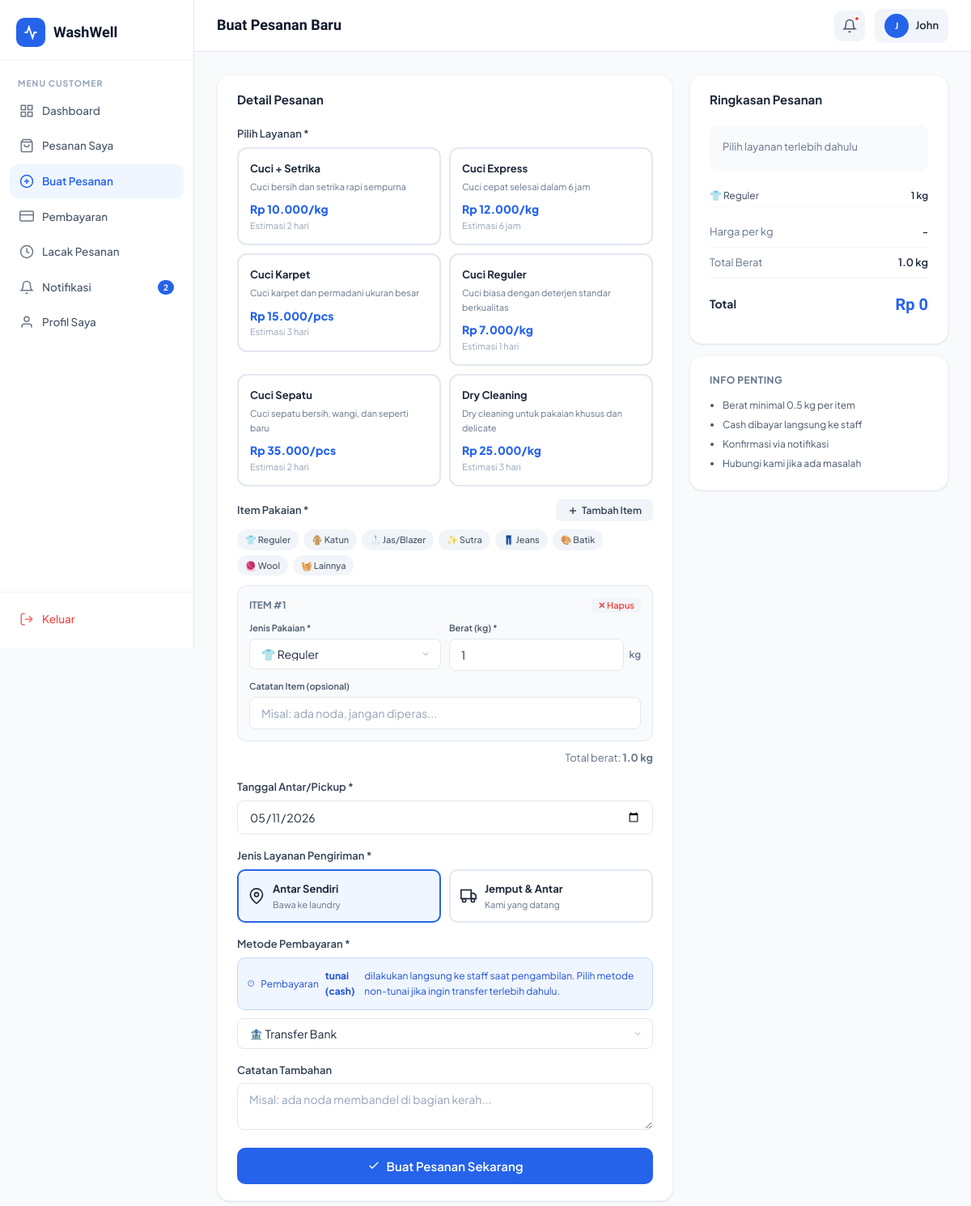
Page /customer/new_order.php (signed in) on the committed database.
### tables this page shows
CREATE TABLE IF NOT EXISTS users (
    id INT AUTO_INCREMENT PRIMARY KEY,
    name VARCHAR(100) NOT NULL,
    email VARCHAR(150) UNIQUE NOT NULL,
    password VARCHAR(255) NOT NULL,
    phone VARCHAR(20),
    address TEXT,
    role ENUM('customer','admin') DEFAULT 'customer',
    created_at TIMESTAMP DEFAULT CURRENT_TIMESTAMP,
    updated_at TIMESTAMP DEFAULT CURRENT_TIMESTAMP ON UPDATE CURRENT_TIMESTAMP
);

CREATE TABLE IF NOT EXISTS services (
    id INT AUTO_INCREMENT PRIMARY KEY,
    name VARCHAR(100) NOT NULL,
    description TEXT,
    price_per_kg DECIMAL(10,2) NOT NULL,
    unit_type ENUM('kg','item') DEFAULT 'kg',
    requires_cloth_type TINYINT(1) DEFAULT 0,
    duration_hours INT DEFAULT 24,
    is_active TINYINT(1) DEFAULT 1,
    created_at TIMESTAMP DEFAULT CURRENT_TIMESTAMP
);

### customer/new_order.php (the view, shortened to what the rows shown need)
<?php
require_once '../includes/auth.php';
$db = getDB();
$user = getCurrentUser();
$services = $db->query("SELECT * FROM services WHERE is_active=1 ORDER BY name");
?>
<!DOCTYPE html>
<html lang="id">
<head>
<link rel="stylesheet" href="../assets/css/style.css">
</head>
<body>
<div class="app-layout">
    <?php require_once('../customer/sidebar.php'); ?>
    <div class="main-content">
        <header class="topbar">
            <div class="topbar-right">
                <a href="profile.php" style="display:flex;align-items:center;gap:8px;padding:6px 12px;border-radius:10px;background:var(--gray-100);">
                    <div class="avatar avatar-sm"><?= strtoupper(substr($user['name'],0,1)) ?></div>
                    <span style="font-size:13px;font-weight:600"><?= htmlspecialchars(explode(' ',$user['name'])[0]) ?></span>
                </a>
            </div>
        </header>
        <main class="page-content">
            <div style="display:grid;grid-template-columns:1fr 320px;gap:20px;align-items:start;">
                <div class="card">
                    <div class="card-body">
                        <form method="POST" id="orderForm">
                            <div class="form-group">
                                <div id="serviceCards" style="display:grid;grid-template-columns:repeat(auto-fill,minmax(200px,1fr));gap:10px;">
                                <?php $services->data_seek(0); while($s = $services->fetch_assoc()): ?>
                                <label class="service-option" data-id="<?= $s['id'] ?>" data-price="<?= $s['price_per_kg'] ?>" data-duration="<?= $s['duration_hours'] ?>" data-unit="<?= $s['unit_type'] ?? 'kg' ?>">
                                    <div class="service-card-inner">
                                        <div style="font-weight:700;font-size:13px;color:var(--gray-800);margin-bottom:3px;"><?= htmlspecialchars($s['name']) ?></div>
                                        <div style="font-size:11px;color:var(--gray-500);margin-bottom:8px;"><?= htmlspecialchars($s['description']) ?></div>
                                        <div style="font-size:14px;font-weight:800;color:var(--primary);"><?= formatRupiah($s['price_per_kg']) ?>/<?= ($s['unit_type'] ?? 'kg') === 'item' ? 'pcs' : 'kg' ?></div>
                                        <div style="font-size:11px;color:var(--gray-400);">Estimasi <?= $s['duration_hours'] >= 24 ? ($s['duration_hours']/24) . ' hari' : $s['duration_hours'] . ' jam' ?></div>
                                    </div>
                                </label>
                                <?php endwhile; ?>
                                </div>
                            </div>
                        </form>
                    </div>
                </div>
            </div>
        </main>
    </div>
</div>
</body>
</html>

### customer/sidebar.php (shortened to what the rows shown need)
<?php
$currentUser = getCurrentUser();
$notifCount = getUnreadNotifs($currentUser['id']);
$currentPage = basename($_SERVER['PHP_SELF'], '.php');
$navItems = [
    ['page'=>'dashboard','icon'=>'<svg width="18" height="18" viewBox="0 0 24 24" fill="none" stroke="currentColor" stroke-width="2"><rect x="3" y="3" width="7" height="7"/><rect x="14" y="3" width="7" height="7"/><rect x="3" y="14" width="7" height="7"/><rect x="14" y="14" width="7" height="7"/></svg>','label'=>'Dashboard','url'=>'dashboard.php'],
    ['page'=>'orders','icon'=>'<svg width="18" height="18" viewBox="0 0 24 24" fill="none" stroke="currentColor" stroke-width="2"><path d="M6 2L3 6v14a2 2 0 0 0 2 2h14a2 2 0 0 0 2-2V6l-3-4z"/><line x1="3" y1="6" x2="21" y2="6"/><path d="M16 10a4 4 0 0 1-8 0"/></svg>','label'=>'Pesanan Saya','url'=>'orders.php'],
    ['page'=>'new_order','icon'=>'<svg width="18" height="18" viewBox="0 0 24 24" fill="none" stroke="currentColor" stroke-width="2"><circle cx="12" cy="12" r="10"/><line x1="12" y1="8" x2="12" y2="16"/><line x1="8" y1="12" x2="16" y2="12"/></svg>','label'=>'Buat Pesanan','url'=>'new_order.php'],
    ['page'=>'payments','icon'=>'<svg width="18" height="18" viewBox="0 0 24 24" fill="none" stroke="currentColor" stroke-width="2"><rect x="1" y="4" width="22" height="16" rx="2" ry="2"/><line x1="1" y1="10" x2="23" y2="10"/></svg>','label'=>'Pembayaran','url'=>'payments.php'],
    ['page'=>'tracking','icon'=>'<svg width="18" height="18" viewBox="0 0 24 24" fill="none" stroke="currentColor" stroke-width="2"><circle cx="12" cy="12" r="10"/><polyline points="12 6 12 12 16 14"/></svg>','label'=>'Lacak Pesanan','url'=>'tracking.php'],
    ['page'=>'notifications','icon'=>'<svg width="18" height="18" viewBox="0 0 24 24" fill="none" stroke="currentColor" stroke-width="2"><path d="M18 8A6 6 0 0 0 6 8c0 7-3 9-3 9h18s-3-2-3-9"/><path d="M13.73 21a2 2 0 0 1-3.46 0"/></svg>','label'=>'Notifikasi','url'=>'notifications.php'],
    ['page'=>'profile','icon'=>'<svg width="18" height="18" viewBox="0 0 24 24" fill="none" stroke="currentColor" stroke-width="2"><path d="M20 21v-2a4 4 0 0 0-4-4H8a4 4 0 0 0-4 4v2"/><circle cx="12" cy="7" r="4"/></svg>','label'=>'Profil Saya','url'=>'profile.php'],
];
?>
<aside class="sidebar" id="sidebar">
    <nav class="sidebar-nav">
        <?php foreach ($navItems as $item): ?>
        <a href="<?= $item['url'] ?>" class="nav-item <?= $currentPage === $item['page'] ? 'active' : '' ?>">
            <?= $item['icon'] ?>
            <?= $item['label'] ?>
            <?php if ($item['page']==='notifications' && $notifCount > 0): ?>
            <span class="nav-badge"><?= $notifCount ?></span>
            <?php endif; ?>
        </a>
        <?php endforeach; ?>
    </nav>
</aside>

### rows in the picture
users: id "2", name "J", name "John"
services: name "Cuci + Setrika", description "Cuci bersih dan setrika rapi sempurna", price_per_kg "Rp 10.000", unit_type "kg", $s['duration_hours']/24 "2"
services: name "Cuci Express", description "Cuci cepat selesai dalam 6 jam", price_per_kg "Rp 12.000", unit_type "kg", duration_hours "6"
services: name "Cuci Karpet", description "Cuci karpet dan permadani ukuran besar", price_per_kg "Rp 15.000", unit_type "pcs", $s['duration_hours']/24 "3"
services: name "Cuci Reguler", description "Cuci biasa dengan deterjen standar berkualitas", price_per_kg "Rp 7.000", unit_type "kg", $s['duration_hours']/24 "1"
services: name "Cuci Sepatu", description "Cuci sepatu bersih, wangi, dan seperti baru", price_per_kg "Rp 35.000", unit_type "pcs", $s['duration_hours']/24 "2"
services: name "Dry Cleaning", description "Dry cleaning untuk pakaian khusus dan delicate", price_per_kg "Rp 25.000", unit_type "kg", $s['duration_hours']/24 "3"

### other values in the picture
$item['label'] "Dashboard"
$item['label'] "Pesanan Saya"
$item['label'] "Buat Pesanan"
$item['label'] "Pembayaran"
$item['label'] "Lacak Pesanan"
$item['label'] "Notifikasi"
$item['label'] "Profil Saya"
$ct['icon'] "👕"
$ct['label'] "Reguler"
$ct['icon'] "🧥"
$ct['label'] "Katun"
$ct['icon'] "🥼"
$ct['label'] "Jas/Blazer"
$ct['icon'] "✨"
$ct['label'] "Sutra"
